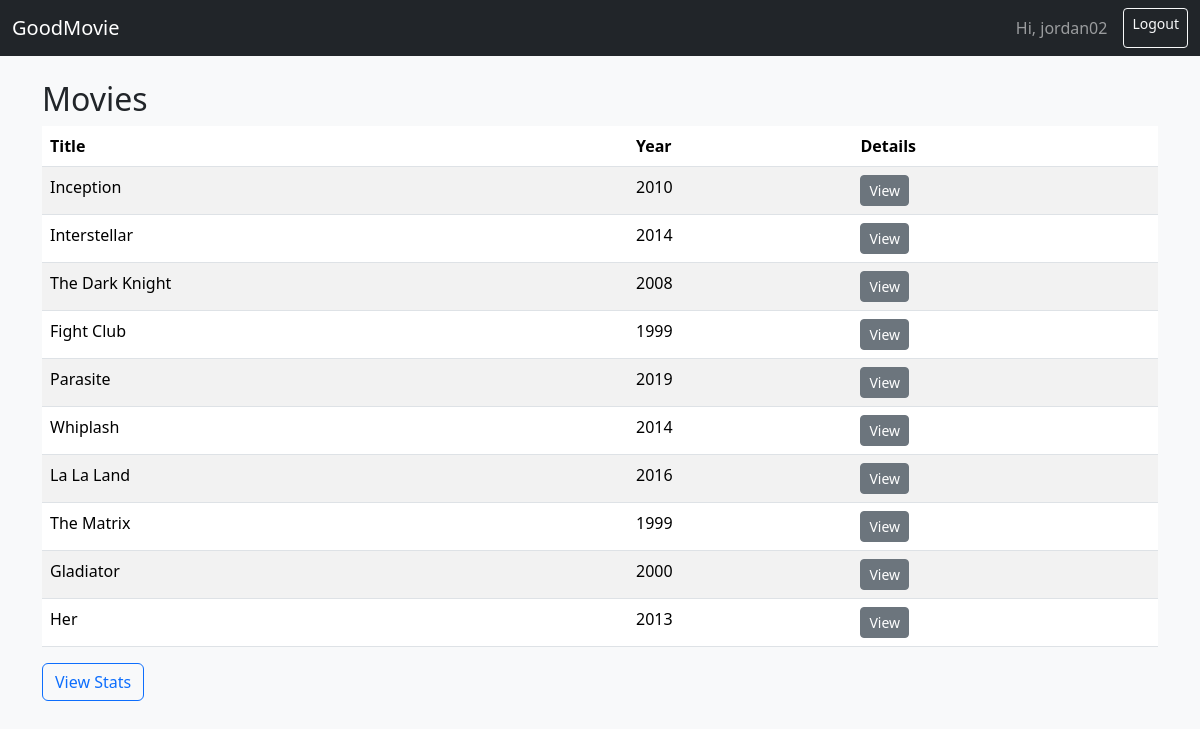
The app's page /movies (signed in) with its own data.
### tables this page shows
CREATE TABLE Movies (
    movie_id INTEGER PRIMARY KEY AUTOINCREMENT,
    title TEXT NOT NULL,
    release_year INTEGER,
    runtime_minutes INTEGER,
    description TEXT,
    language TEXT,
    created_at TEXT
);

### app.py (the view)
@app.route("/movies")
def movies():
    conn = get_db()
    rows = conn.execute("SELECT movie_id, title, release_year FROM Movies").fetchall()
    conn.close()
    return render_template("movies.html", movies=rows)

### app.py (called while the page is built)
def get_db():
    conn = sqlite3.connect("goodmovie.db")
    conn.row_factory = sqlite3.Row
    return conn

### templates/movies.html
{% extends "base.html" %}
{% block content %}
<h2>Movies</h2>
<table class="table table-striped">
  <thead>
    <tr>
      <th>Title</th>
      <th>Year</th>
      <th>Details</th>
    </tr>
  </thead>
  <tbody>
    {% for m in movies %}
      <tr>
        <td>{{ m["title"] }}</td>
        <td>{{ m["release_year"] }}</td>
        <td>
          <a class="btn btn-sm btn-secondary"
             href="{{ url_for('movie_detail', movie_id=m['movie_id']) }}">
            View
          </a>
        </td>
      </tr>
    {% endfor %}
  </tbody>
</table>
<a href="{{ url_for('stats') }}" class="btn btn-outline-primary">View Stats</a>
{% endblock %}

### records on screen
Movies: title "Inception", release_year "2010"
Movies: title "Interstellar", release_year "2014"
Movies: title "The Dark Knight", release_year "2008"
Movies: title "Fight Club", release_year "1999"
Movies: title "Parasite", release_year "2019"
Movies: title "Whiplash", release_year "2014"
Movies: title "La La Land", release_year "2016"
Movies: title "The Matrix", release_year "1999"
Movies: title "Gladiator", release_year "2000"
Movies: title "Her", release_year "2013"

### other values on screen
{{ session['username'] }} "jordan02"
